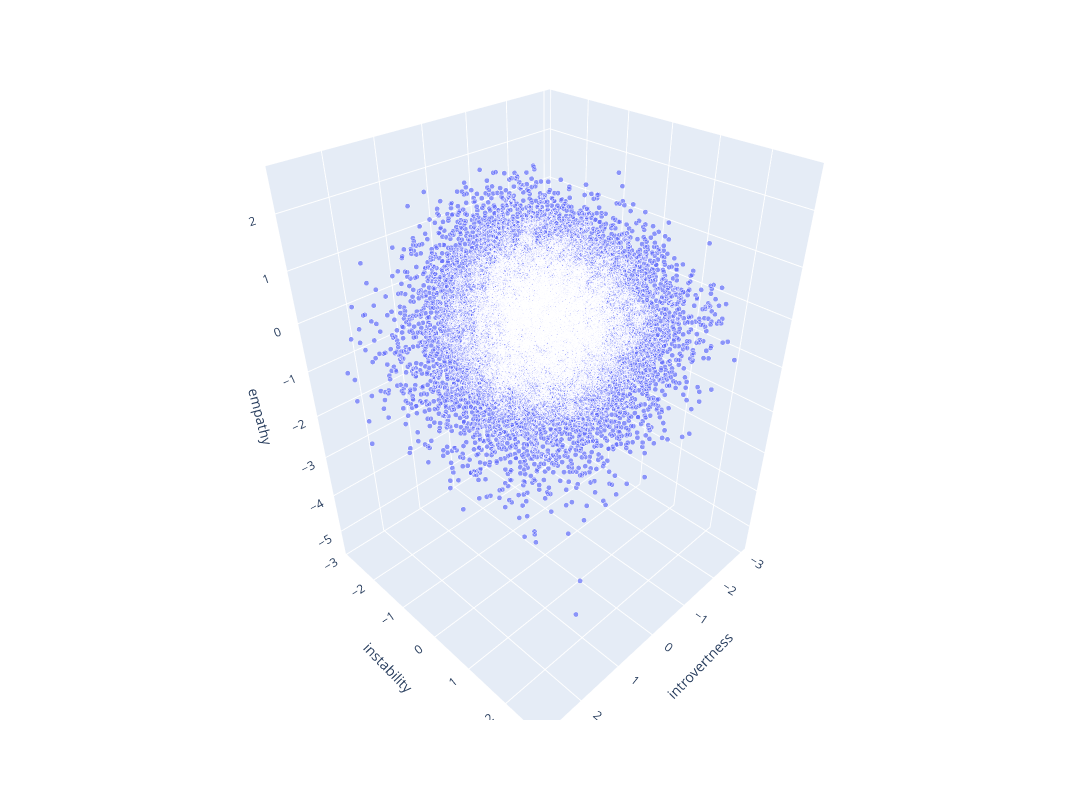

Notebook cell for this chart:
### Code cell
transformed_df = pd.DataFrame(transformed_X, columns=['introvertness','instability','empathy'])
transformed_df = transformed_df.sample(transformed_df.shape[0]//30)
transformed_df['size'] = [1 for i in range(transformed_df.shape[0])]
fig = px.scatter_3d(transformed_df, x='introvertness', y='instability', z='empathy', size='size', size_max=5)
fig.update_layout(width=1300, height=800)
fig.show()

### Figure 1 — Plotly figure (JSON) as saved in the notebook; plotly's stock layout.template omitted (floating-point values rounded to 4 significant figures; data arrays with more than 128 entries replaced by an {"elided": "..."} marker saying what was removed)
{"data": [{"hovertemplate": "introvertness=%{x}<br>instability=%{y}<br>empathy=%{z}<br>size=%{marker.size}<extra></extra>", "legendgroup": "", "marker": {"color": "#636efa", "size": {"elided": "16666 int values"}, "sizemode": "area", "sizeref": 0.04, "symbol": "circle"}, "mode": "markers", "name": "", "scene": "scene", "showlegend": false, "type": "scatter3d", "x": {"elided": "16666 float values"}, "y": {"elided": "16666 float values"}, "z": {"elided": "16666 float values"}}], "layout": {"height": 800, "legend": {"itemsizing": "constant", "tracegroupgap": 0}, "margin": {"t": 60}, "scene": {"domain": {"x": [0, 1], "y": [0, 1]}, "xaxis": {"title": {"text": "introvertness"}}, "yaxis": {"title": {"text": "instability"}}, "zaxis": {"title": {"text": "empathy"}}}, "width": 1300}}
